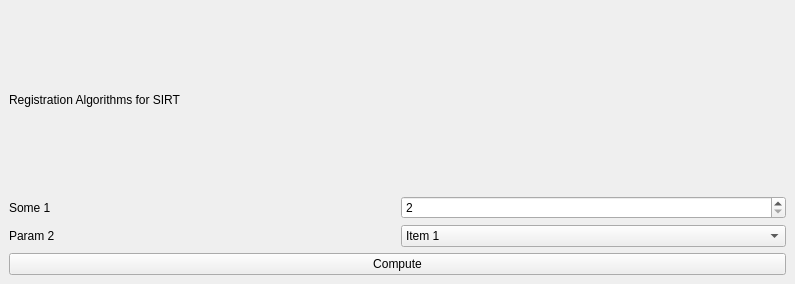
<?xml version="1.0" encoding="UTF-8"?>
<ui version="4.0">
 <class>RegistrationController</class>
 <widget class="QWidget" name="RegistrationController">
  <property name="geometry">
   <rect>
    <x>0</x>
    <y>0</y>
    <width>795</width>
    <height>284</height>
   </rect>
  </property>
  <property name="windowTitle">
   <string>Registration Algorithm</string>
  </property>
  <layout class="QGridLayout" name="gridLayout">
   <property name="leftMargin">
    <number>9</number>
   </property>
   <property name="topMargin">
    <number>9</number>
   </property>
   <property name="rightMargin">
    <number>9</number>
   </property>
   <property name="bottomMargin">
    <number>9</number>
   </property>
   <item row="1" column="1">
    <widget class="QSpinBox" name="spinBoxFactor">
     <property name="minimum">
      <number>2</number>
     </property>
     <property name="maximum">
      <number>4</number>
     </property>
     <property name="singleStep">
      <number>2</number>
     </property>
    </widget>
   </item>
   <item row="0" column="0" colspan="2">
    <widget class="QLabel" name="label_2">
     <property name="text">
      <string>Registration Algorithms for SIRT</string>
     </property>
     <property name="wordWrap">
      <bool>true</bool>
     </property>
    </widget>
   </item>
   <item row="3" column="0" colspan="2">
    <widget class="QPushButton" name="pushButtonApply">
     <property name="text">
      <string>Compute</string>
     </property>
    </widget>
   </item>
   <item row="1" column="0">
    <widget class="QLabel" name="label">
     <property name="text">
      <string>Some 1</string>
     </property>
    </widget>
   </item>
   <item row="2" column="1">
    <widget class="QComboBox" name="comboBox">
     <item>
      <property name="text">
       <string>Item 1</string>
      </property>
     </item>
     <item>
      <property name="text">
       <string>Item 2</string>
      </property>
     </item>
    </widget>
   </item>
   <item row="2" column="0">
    <widget class="QLabel" name="label_3">
     <property name="text">
      <string>Param 2</string>
     </property>
    </widget>
   </item>
  </layout>
 </widget>
 <resources/>
 <connections/>
</ui>
